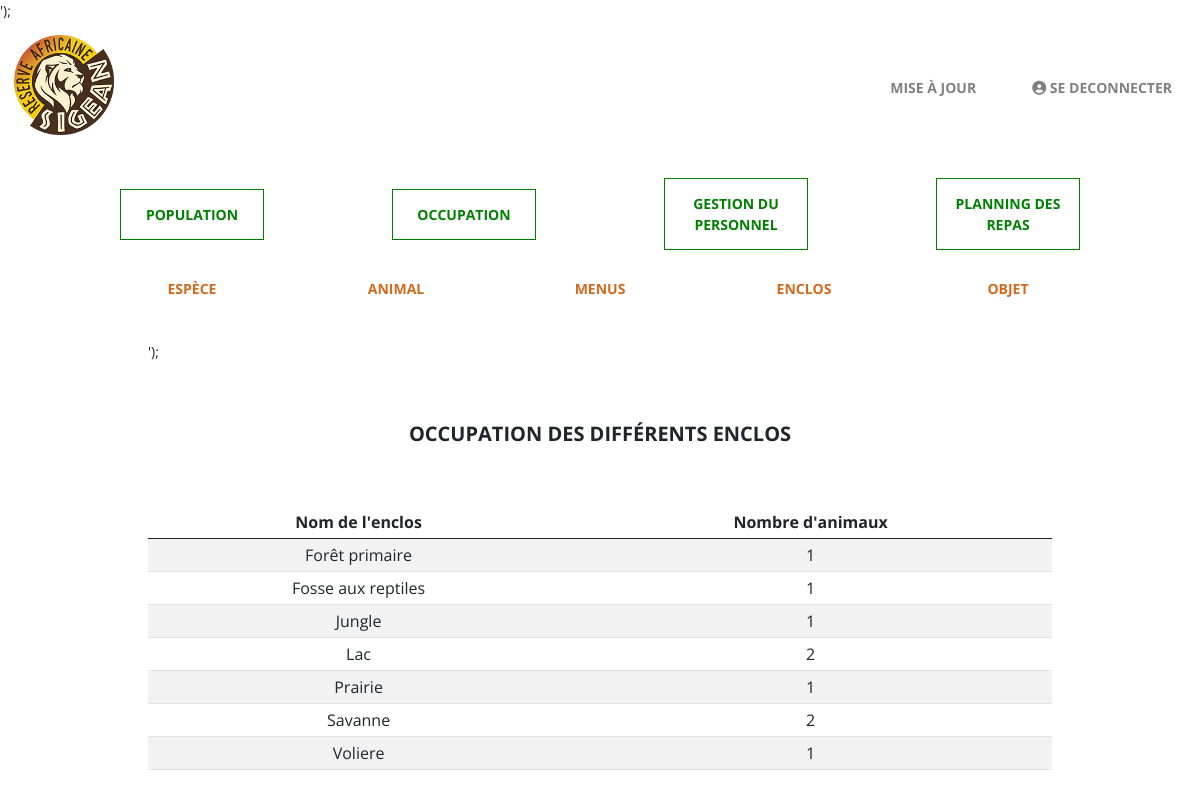
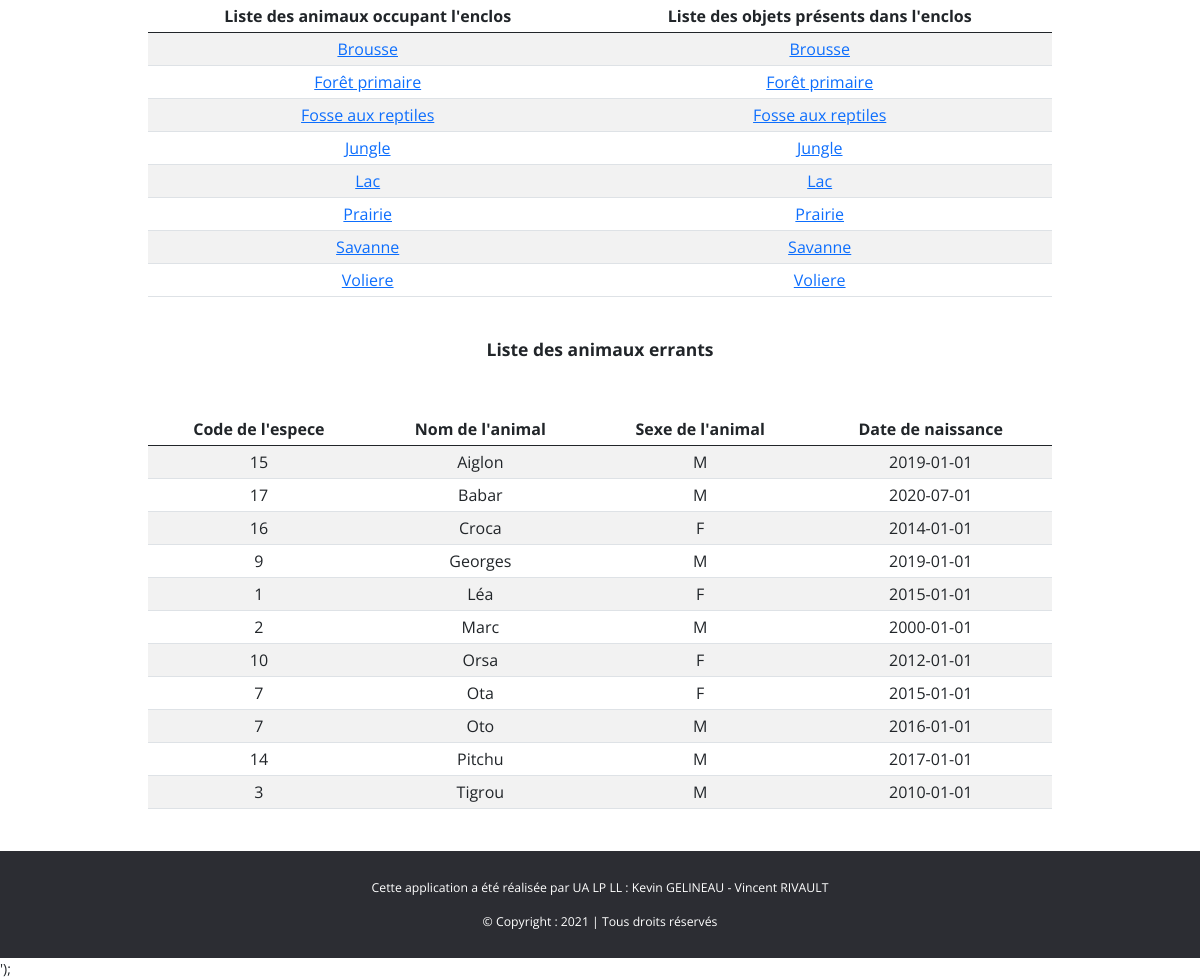
Screenshot of /index.php?controller=Enclos&action=displayOccupation (signed in) with the database file from the repository (2 pictures, top to bottom).
### tables this page shows
CREATE TABLE IF NOT EXISTS `enclos` (
  `code_enclos` int NOT NULL AUTO_INCREMENT,
  `nom_enclos` varchar(50) DEFAULT NULL,
  `superficie_enclos` decimal(7,2) DEFAULT NULL,
  PRIMARY KEY (`code_enclos`)
);

CREATE TABLE IF NOT EXISTS `animal` (
  `code_espece` int NOT NULL,
  `nomb_animal` varchar(10) NOT NULL,
  `sexe_animal` varchar(10) DEFAULT NULL,
  `dn_animal` date DEFAULT NULL,
  `dd_animal` date DEFAULT NULL,
  PRIMARY KEY (`code_espece`,`nomb_animal`)
);

### Controller/EnclosController.php (called while the page is built, shortened)
<?php
include 'Config/config.php';
include 'Model/' . $classEnclos . 'Model.php';
include 'View/' . $classEnclos . 'View.php';
class EnclosController extends Controller {
    public function __construct() {
        include 'Config/config.php';
        $this->view = new $classView();
        $this->model = new $classModel();
    }
    public function displayOccupation() {
        $listeAnimauxEnclos = $this->model->getListeAnimauxEnclos();
        $listeEnclos = $this->model->getListeEnclos();
        $listeAnimauxErrants = $this->model->getListeAnimauxErrants();
        $this->view->displayOccupation($listeAnimauxEnclos, $listeEnclos, $listeAnimauxErrants);
    }
}

### index.php (called while the page is built, shortened)
<?php
include 'Config/config.php';
include 'Model/Model.php';
include 'View/View.php';
function extractParameters() {
    include 'Config/config.php';
    if (isset($_GET['controller'])) {
        $controller = ucfirst($_GET['controller']) . "Controller";
    } else {
        $controller = '' . $classAccueil . 'Controller';
    }
    if (isset($_GET['action'])) {
        $action = $_GET['action'];
    } else {
        $action = 'displayAccueil';
    }
    return (['controller' => $controller, 'action' => $action]);
}
$paramGet = extractParameters();
$action = $paramGet['action'];
$controller = new $controller();
$controller->$action();

### Model/Model.php (called while the page is built, shortened)
<?php
$server = $_SERVER['HTTP_HOST'];
if ($server == 'localhost') {
    abstract class Model
{
    public function __construct()
    {
        try {
            $this->connexion = new PDO("mysql:host=" . self::SERVER . ";dbname="
            . self::BASE, self::USER, self::PASSWORD);
        } catch (Exception $e) {
            echo 'Erreur : ' . $e->getMessage();
        }
    }
}
}

### Config/config.php (called while the page is built, shortened)
<?php
$tableAnimal = "animal";
$classEnclos = "Enclos";
$tableEnclos = "enclos";
$tableHabiter = "habiter";

### Model/EnclosModel.php (called while the page is built, shortened)
<?php
class EnclosModel extends Model {
    public function getListeEnclos() {
        include 'Config/config.php';
        $requete = "SELECT * FROM $tableEnclos ORDER BY nom_enclos";
        $resultat = $this->connexion->query($requete);
        $listeEnclos = $resultat->fetchAll(PDO::FETCH_ASSOC);
        return $listeEnclos;
    }
    public function getListeAnimauxEnclos() {
        include 'Config/config.php';
        $requete = "SELECT nom_enclos, COUNT(*) AS nbAnimaux
        FROM $tableHabiter
        INNER JOIN $tableEnclos ON $tableEnclos.code_enclos = $tableHabiter.code_enclos
        WHERE encours = 1
        GROUP BY $tableEnclos.code_enclos
        ORDER BY $tableEnclos.nom_enclos";
        $resultat = $this->connexion->query($requete);
        $listeAnimauxEnclos = $resultat->fetchAll(PDO::FETCH_ASSOC);
        return $listeAnimauxEnclos;
    }
    public function getListeAnimauxErrants() {
        include 'Config/config.php';
        $requete = "SELECT * FROM $tableAnimal
        WHERE dd_animal IS NULL
        AND CONCAT(code_espece, nomb_animal)
        NOT IN (SELECT CONCAT(code_espece, nomb_animal) FROM $tableHabiter WHERE encours = 1)
        ORDER BY nomb_animal";
        $resultat = $this->connexion->query($requete);
        $listeAnimauxErrants = $resultat->fetchAll(PDO::FETCH_ASSOC);
        return $listeAnimauxErrants;
    }
}

### View/EnclosView.php (the view, shortened to what this page needs)
<?php
class EnclosView extends View {
    public function displayOccupation($listeAnimauxEnclos, $listeEnclos, $listeAnimauxErrants) {
        include 'Config/config.php';
        $this->page .=
            '<h2>Occupation des différents enclos</h2>
            <table id="tableUser" class="table table-striped mb-0 text-center">
                <thead class="thead-dark">
                    <tr>
                        <th scope="col">Nom de l\'enclos</th>
                        <th scope="col">Nombre d\'animaux</th>
                        ';
            $this->page .=
                    '</tr>
                        </thead>
                        <tbody>
                    <tr>';
        foreach ($listeAnimauxEnclos as $key) {
            $this->page .= '
                        <td>' . $key['nom_enclos'] . '</td>
                        <td>' . $key['nbAnimaux'] . '</td>
                    </tr>';
        }
            $this->page .=
                '</tbody>
            </table>
            <br><br>
            ';
            $this->page .=
                '<table id="tableUser" class="table table-striped mb-0 text-center">
                <thead class="thead-dark">
                    <tr>
                        <th scope="col">Liste des animaux occupant l\'enclos</th>
                        <th scope="col">Liste des objets présents dans l\'enclos</th>
                        ';
            $this->page .=
                    '</tr>
                        </thead>
                        <tbody>
                    <tr>';
        foreach ($listeEnclos as $key) {
            $this->page .=
                        '
                        <td><a href="index.php?controller=' . $classEnclos . '&action=displayListeAnimauxOccupant&id=' . $key['code_enclos'] . '">' . $key['nom_enclos'] . '</a></td>
                        <td><a href="index.php?controller=' . $classEnclos . '&action=displayListeObjetsPresents&id=' . $key['code_enclos'] . '">' . $key['nom_enclos'] . '</a></td>
                    </tr>';
        }
            $this->page .=
                '</tbody>
            </table>
            <br><br>
            ';
            $this->page .=
            '<h3>Liste des animaux errants</h3>
            <table id="tableUser" class="table table-striped mb-0 text-center">
            <thead class="thead-dark">
                <tr>
                    <th scope="col">Code de l\'espece</th>
                    <th scope="col">Nom de l\'animal</th>
                    <th scope="col">Sexe de l\'animal</th>
                    <th scope="col">Date de naissance</th>
                    ';
        $this->page .=
                '</tr>
                    </thead>
                    <tbody>
                <tr>';
    foreach ($listeAnimauxErrants as $key) {
        $this->page .=
                    '
                    <td>' . $key['code_espece'] . '</td>
                    <td>' . $key['nomb_animal'] . '</td>
                    <td>' . $key['sexe_animal'] . '</td>
                    <td>' . $key['dn_animal'] . '</td>
                </tr>';
    }
        $this->page .=
                '</tbody>
            </table>
            <br><br>
            ';
    }
}

### bibliotheques/css/style.css (style rules this page uses)
* { box-sizing: border-box; margin: 0; padding: 0; }
html { font-size: 62.5%; padding: 0; margin: 0; height: 100%; scroll-behavior: smooth; }
body { font-family: 'Open Sans', 'Poppins', 'Roboto', sans-serif; font-size: 1.4em; margin: 0 auto; padding: 0; text-align: justify; width: 100%; height: 100%; position: relative; }
h1 { text-align: center; }
#container { width: 80%; margin: 0 auto; padding: 0 2em; min-height: 100%; position: relative; }
.flexBetween { display: flex; justify-content: space-between; align-items: center; }
.flexBetweenWrap { display: flex; justify-content: space-between; align-items: center; flex-wrap: wrap; }
.flexStart { display: flex; justify-content: flex-start; align-items: center; }
.flexEnd { display: flex; justify-content: flex-end; align-items: center; }
.navMenu { width: 80%; padding: 1em 0; margin: 0 auto; }
nav ul { width: 100%; padding: 0; }
nav ul li { list-style-type: none; margin: 1em; }
#acc { background-color: #2c2d33; color: #ffffff; font-weight: bold; text-decoration: none; }
#menuPrincipal { list-style: none; padding: 0; margin: 0; }
#menuParc { list-style: none; padding: 0; margin-bottom: 1em; }
main { width: 100%; }
main h2 { text-align: center; text-transform: uppercase; font-weight: bold; margin: 3em 0; }
main h3 { text-align: center; font-weight: bold; margin-bottom: 3em; }
footer { width: 100%; background-color: #2c2d33; color: white; padding: 2em 0; position: relative; }
footer p { text-align: center; }
#licence { display: block; color: white; text-align: center; line-height: normal; margin: 0 auto; }
#licence p { padding: 0; margin: 0; color: white; }

### rows the page displays
enclos: nom_enclos "Brousse"
enclos: nom_enclos "Forêt primaire"
enclos: nom_enclos "Fosse aux reptiles"
enclos: nom_enclos "Jungle"
enclos: nom_enclos "Lac"
enclos: nom_enclos "Prairie"
enclos: nom_enclos "Savanne"
enclos: nom_enclos "Voliere"
animal: code_espece "15", nomb_animal "Aiglon", sexe_animal "M", dn_animal "2019-01-01"
animal: code_espece "17", nomb_animal "Babar", sexe_animal "M", dn_animal "2020-07-01"
animal: code_espece "16", nomb_animal "Croca", sexe_animal "F", dn_animal "2014-01-01"
animal: code_espece "9", nomb_animal "Georges", sexe_animal "M", dn_animal "2019-01-01"
animal: code_espece "1", nomb_animal "Léa", sexe_animal "F", dn_animal "2015-01-01"
animal: code_espece "2", nomb_animal "Marc", sexe_animal "M", dn_animal "2000-01-01"
animal: code_espece "10", nomb_animal "Orsa", sexe_animal "F", dn_animal "2012-01-01"
animal: code_espece "7", nomb_animal "Ota", sexe_animal "F", dn_animal "2015-01-01"
animal: code_espece "7", nomb_animal "Oto", sexe_animal "M", dn_animal "2016-01-01"
animal: code_espece "14", nomb_animal "Pitchu", sexe_animal "M", dn_animal "2017-01-01"
animal: code_espece "3", nomb_animal "Tigrou", sexe_animal "M", dn_animal "2010-01-01"

### other values shown
$key['nom_enclos'] "Forêt primaire Fosse aux reptiles Jungle Lac Prairie Savanne Voliere"
$key['nbAnimaux'] "1 1 1 2 1 2 1"
